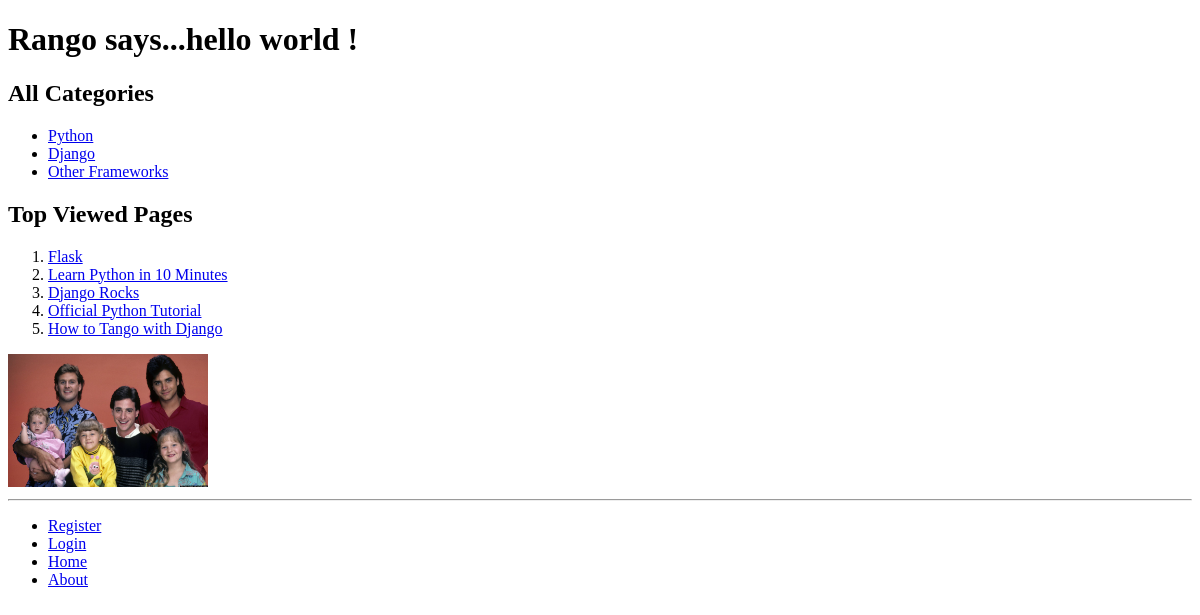
The app's page /rango/, older data.
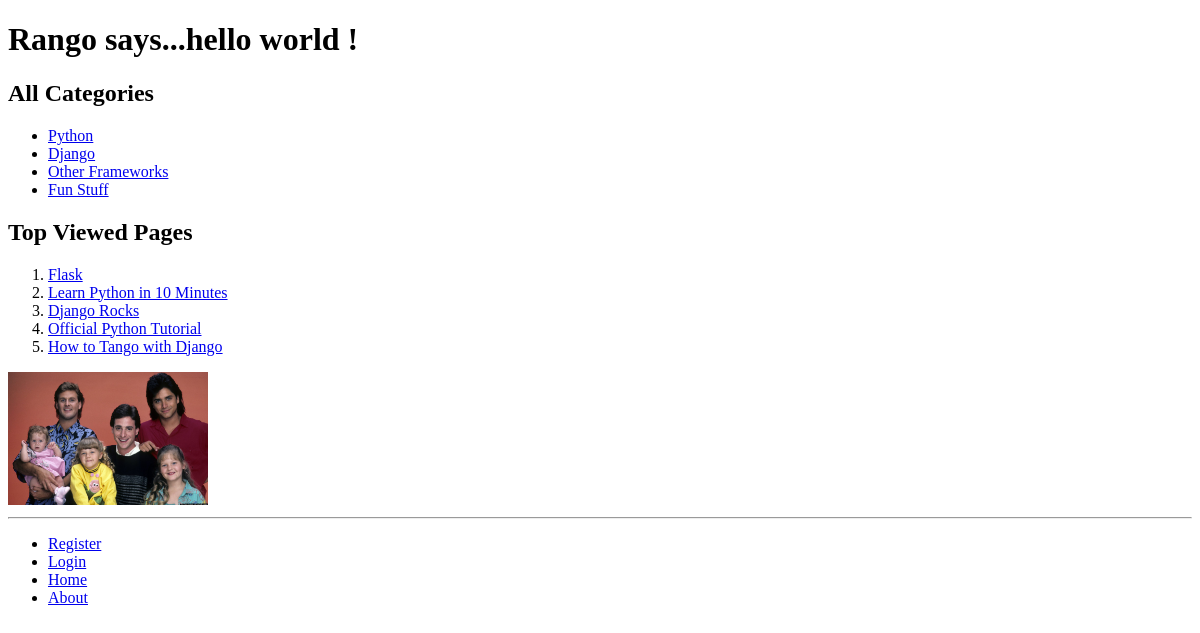
The same page, newer data.
### rango/models.py (models this page shows, shortened)
class Category(models.Model):
    name = models.CharField(max_length=128, unique=True)
    views = models.IntegerField(default=0)
    likes = models.IntegerField(default=0)
    slug = models.SlugField(default='', unique=True)
    def __unicode__(self):
        return self.name

class Page(models.Model):
    category = models.ForeignKey(Category)
    title = models.CharField(max_length=128)
    url = models.URLField()
    views = models.IntegerField(default=0)
    def __unicode__(self):
        return self.title

### rango/views.py (the view)
def index(request):
    category_list = Category.objects.order_by('-likes')[:5]
    page_list = Page.objects.order_by('-views')[:5]
    context_dict = {'categories': category_list, 'pages': page_list}
    visits = request.session.get('visits')
    if not visits:
        visits = 1
    reset_last_visit_time = False
    last_visit = request.session.get('last_visit')
    if last_visit:
        last_visit_time = datetime.strptime(last_visit[:-7], "%Y-%m-%d %H:%M:%S")
        if (datetime.now() - last_visit_time).seconds > 0:
            visits += 1
            reset_last_visit_time = True
    else:
        reset_last_visit_time = True
    if reset_last_visit_time:
        request.session['last_visit'] = str(datetime.now())
        request.session['visits'] = visits
    context_dict['visits'] = visits
    response = render(request,'rango/index.html', context_dict)
    print context_dict
    return response

### rango/templates/rango/index.html
{% extends 'rango/base.html' %}
{% load staticfiles %}
{% block body_block %}
    <h1>Rango says...hello
        {% if user.is_authenticated %}
            {{ user.username }}
        {% else %}
            world
        {% endif %}
        !
    </h1>
    <h2>All Categories</h2>
    {% if categories %}
        <ul>
            {% for category in categories %}
            <li><a href="{% url 'rango:category' category.slug %}">{{ category.name }}</a></li>
            {% endfor %}
        </ul>
    {% else %}
        <strong>There are no categories present.</strong>
    {% endif %}
    <h2>Top Viewed Pages</h2>
    {% if pages %}
        <ol>
            {% for page in pages %}
            <li><a href="{{ page.url }}">{{ page.title }}</a></li>
            {% endfor %}
        </ol>
    {% else %}
        <p><strong>There are no pages present.</strong></p>
    {% endif %}
	<img src="{% static 'images/full-house.jpg' %}" alt="What a Full House!" width="200px" />
{% endblock %}

Row changes from the older to the newer data that the page shows:
added Category: name "Fun Stuff"
